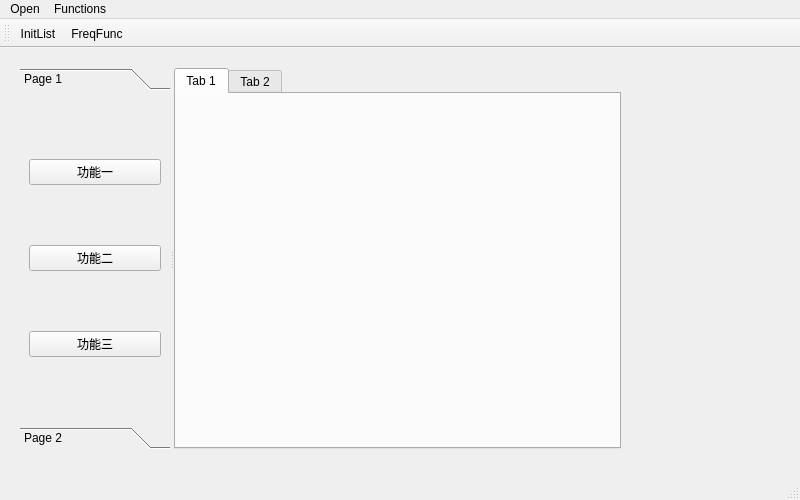
<?xml version="1.0" encoding="UTF-8"?>
<ui version="4.0">
 <class>MainWindow</class>
 <widget class="QMainWindow" name="MainWindow">
  <property name="geometry">
   <rect>
    <x>0</x>
    <y>0</y>
    <width>800</width>
    <height>500</height>
   </rect>
  </property>
  <property name="windowTitle">
   <string>Super Plugin</string>
  </property>
  <widget class="QWidget" name="centralwidget">
   <widget class="QSplitter" name="splitter">
    <property name="geometry">
     <rect>
      <x>20</x>
      <y>20</y>
      <width>601</width>
      <height>381</height>
     </rect>
    </property>
    <property name="orientation">
     <enum>Qt::Horizontal</enum>
    </property>
    <widget class="QToolBox" name="toolBox">
     <property name="maximumSize">
      <size>
       <width>150</width>
       <height>16777215</height>
      </size>
     </property>
     <property name="currentIndex">
      <number>0</number>
     </property>
     <widget class="QWidget" name="page">
      <property name="geometry">
       <rect>
        <x>0</x>
        <y>0</y>
        <width>102</width>
        <height>321</height>
       </rect>
      </property>
      <attribute name="label">
       <string>Page 1</string>
      </attribute>
      <layout class="QVBoxLayout" name="verticalLayout">
       <item>
        <widget class="QPushButton" name="pushButton_2">
         <property name="text">
          <string>功能一</string>
         </property>
        </widget>
       </item>
       <item>
        <widget class="QPushButton" name="pushButton_4">
         <property name="text">
          <string>功能二</string>
         </property>
        </widget>
       </item>
       <item>
        <widget class="QPushButton" name="pushButton">
         <property name="text">
          <string>功能三</string>
         </property>
        </widget>
       </item>
      </layout>
     </widget>
     <widget class="QWidget" name="page_2">
      <property name="geometry">
       <rect>
        <x>0</x>
        <y>0</y>
        <width>102</width>
        <height>321</height>
       </rect>
      </property>
      <attribute name="label">
       <string>Page 2</string>
      </attribute>
      <widget class="QPushButton" name="pushButton_3">
       <property name="geometry">
        <rect>
         <x>0</x>
         <y>10</y>
         <width>89</width>
         <height>24</height>
        </rect>
       </property>
       <property name="text">
        <string>PushButton</string>
       </property>
      </widget>
     </widget>
    </widget>
    <widget class="QTabWidget" name="tabWidget">
     <widget class="QWidget" name="tab">
      <attribute name="title">
       <string>Tab 1</string>
      </attribute>
     </widget>
     <widget class="QWidget" name="tab_2">
      <attribute name="title">
       <string>Tab 2</string>
      </attribute>
     </widget>
    </widget>
   </widget>
  </widget>
  <widget class="QMenuBar" name="menubar">
   <property name="geometry">
    <rect>
     <x>0</x>
     <y>0</y>
     <width>800</width>
     <height>25</height>
    </rect>
   </property>
   <widget class="QMenu" name="menuOpen">
    <property name="title">
     <string>Open</string>
    </property>
   </widget>
   <widget class="QMenu" name="menuFunctions">
    <property name="title">
     <string>Functions</string>
    </property>
   </widget>
   <addaction name="menuOpen"/>
   <addaction name="menuFunctions"/>
  </widget>
  <widget class="QStatusBar" name="statusbar"/>
  <widget class="QToolBar" name="toolBar">
   <property name="windowTitle">
    <string>toolBar</string>
   </property>
   <attribute name="toolBarArea">
    <enum>TopToolBarArea</enum>
   </attribute>
   <attribute name="toolBarBreak">
    <bool>false</bool>
   </attribute>
   <addaction name="actInitList"/>
   <addaction name="actnFreqFunc"/>
  </widget>
  <action name="actInitList">
   <property name="text">
    <string>InitList</string>
   </property>
  </action>
  <action name="actnFreqFunc">
   <property name="text">
    <string>FreqFunc</string>
   </property>
  </action>
 </widget>
 <resources/>
 <connections/>
</ui>
